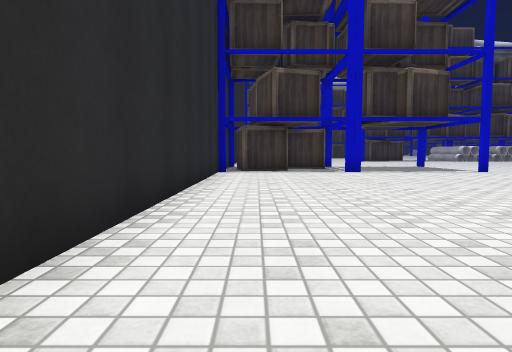
View 1 (above)

21 first-person views from a walk through a scene from a Unity 3-D project. The camera is 0.72 m above the floor, tilts 4° down and sees 75° across. The floor is counted in squares, 1 m on a side. Each view is taken from the middle of a square. On the plan, view 1 faces up. The plan holds only what a view shows up to about 10 squares ahead; the rest is blank. The place goes on beyond the plan. The player is left out. Some surface patterns are stand-ins.

View 2
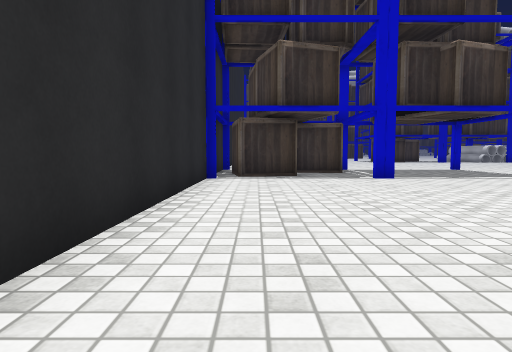

View 3
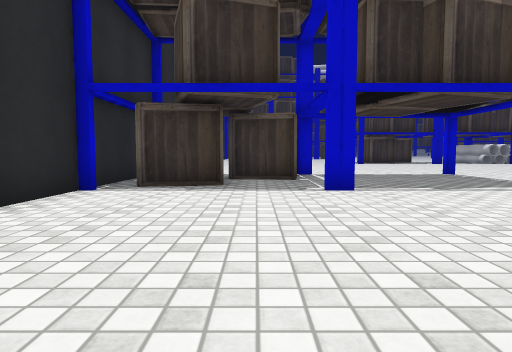

View 4
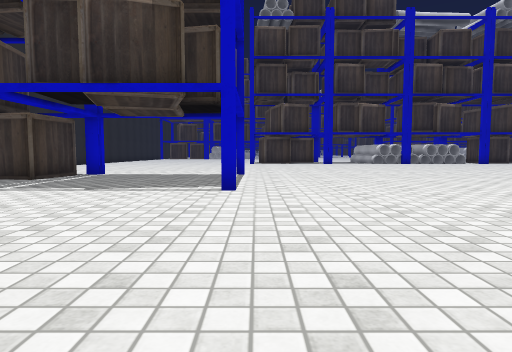

View 5
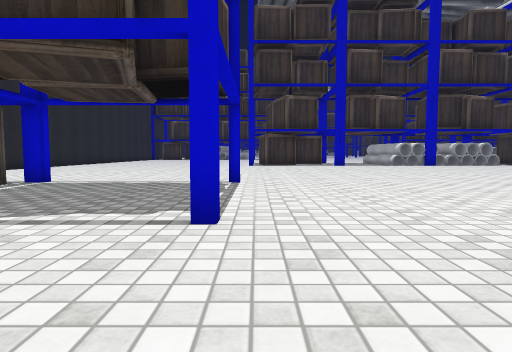

View 6
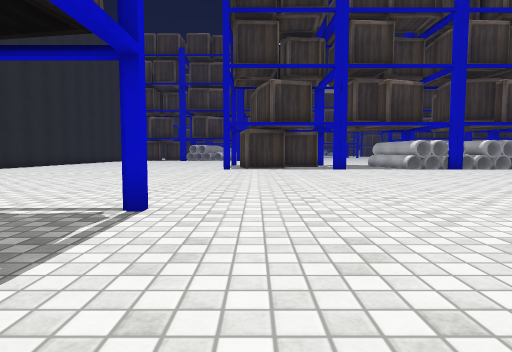

View 7
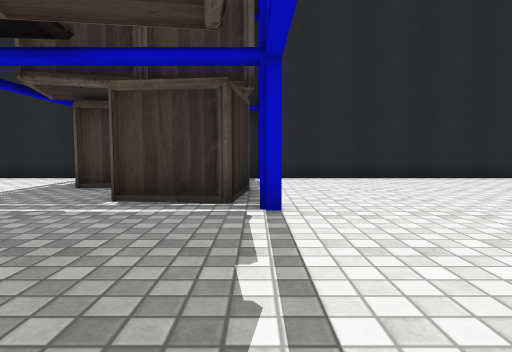

View 8
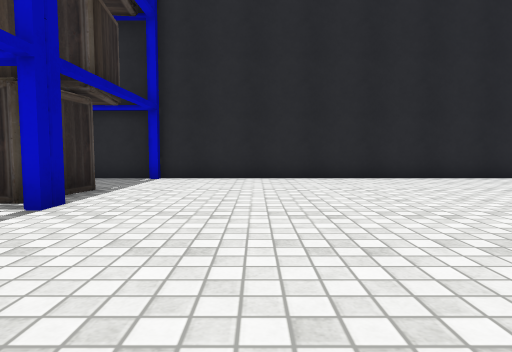

View 9
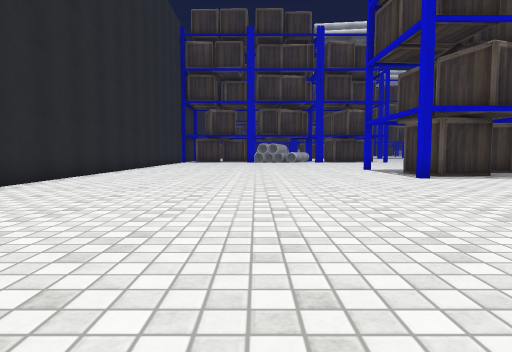

View 10
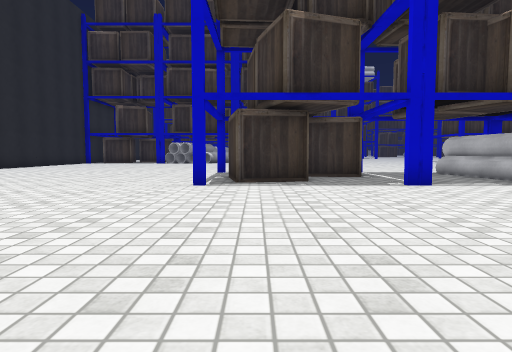

View 11
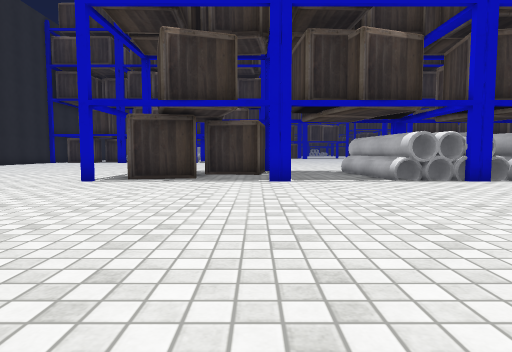

View 12
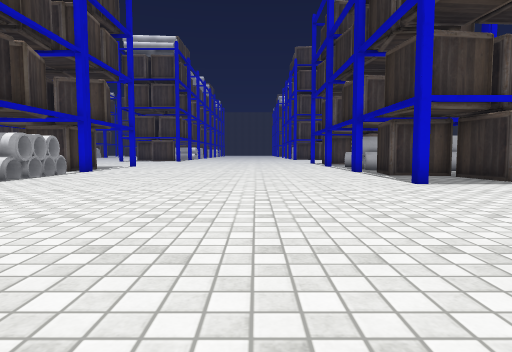

View 13
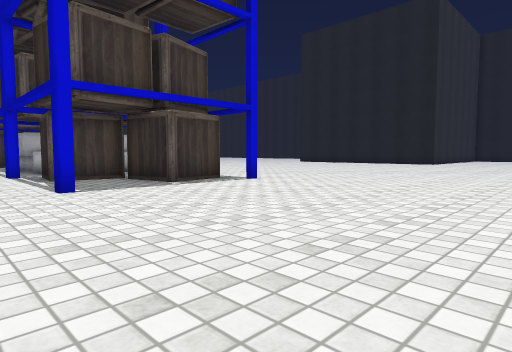

View 14
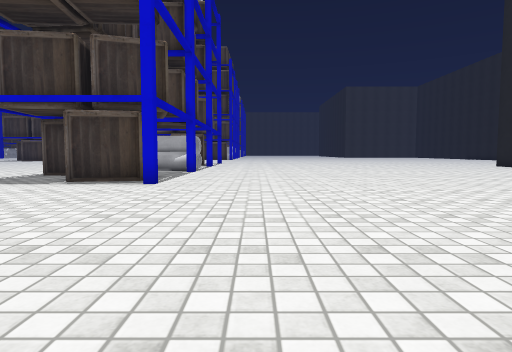

View 15
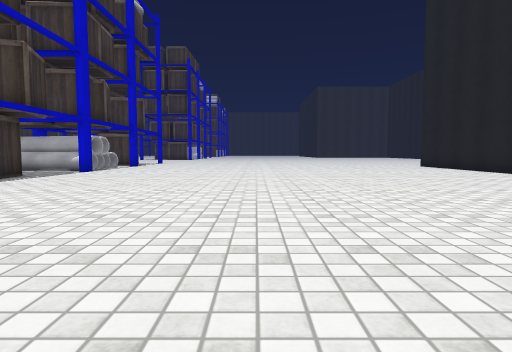

View 16
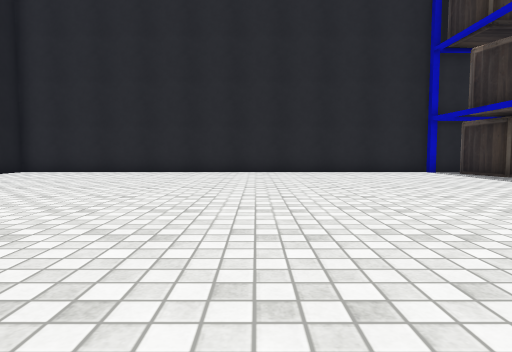

View 17
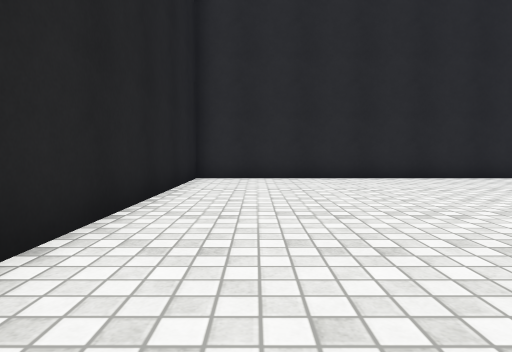

View 18
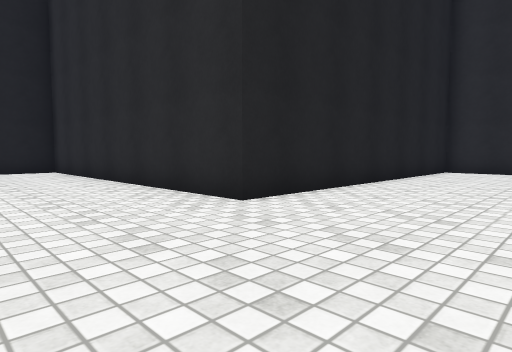

View 19
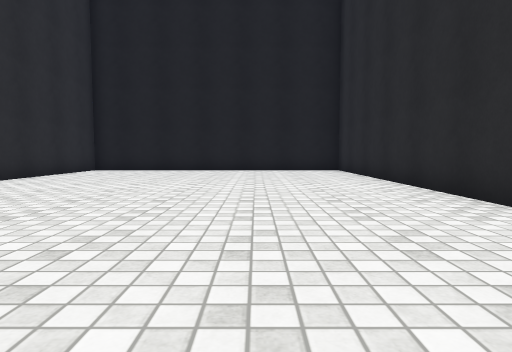

View 20
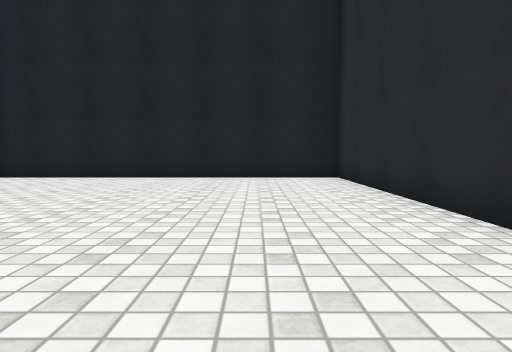

View 21
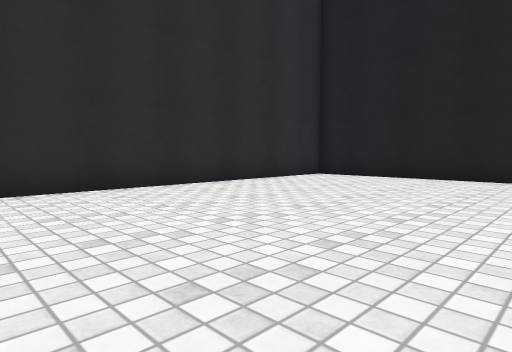

### Floor plan
Points are (right, up) in squares from view 1. A wall is a line through its corners. A room is listed if a view was taken in it or the views show most of it. See-through windows are left out.
Room 1 (views 1, 2, 3, 4, 5, 6, 7, 8, 9, 10, 11, 12, 13, 14, 15, 16, 17, 18, 19, 20, 21)
walls: (-1.4, 12.4) (-1.4, -2.7) (8.6, -2.7) (8.6, -12.7) (18.5, -12.7); (-1.4, 17.1) (-1.4, 13); (-1.4, 28) (-1.4, 17.2); (18.6, -10.6) (18.6, -3.8)
objects: crate (-1, 14) to (1, 15); other object (-1, 17); crate (2, 15) to (3, 17); other object (4, 12); other object (4, 17); other object (9, 27); crate (9, 29) to (11, 30); crate (12, 30); other object (14, 27); other object (17, 28) to (17, 30); other object (18, 28) to (18, 30); other object (19, 12); other object (19, 17); other object (19, 27); other object (19, 28); other object (19, 29) to (19, 30); crate (20, 13) to (21, 15); other object (20, 28) to (20, 30); crate (21, 15)

Positions as (right, up) in squares from view 1, and headings:
1: (0, 0), facing up
2: (0, 3), facing up
3: (2, 6), facing up
4: (9, 6), facing up
5: (9, 9), facing up
6: (10, 13), facing up
7: (8, 17), facing left
8: (8, 20), facing left
9: (4, 18), facing up
10: (10, 20), facing up
11: (13, 19), facing up
12: (11, 21), facing right
13: (12, 19), facing down-right
14: (11, 10), facing right
15: (11, 6), facing right
16: (11, 6), facing left
17: (8, -1), facing left
18: (12, 1), facing down-left
19: (12, 1), facing down
20: (11, -3), facing down
21: (12, -3), facing down-right
